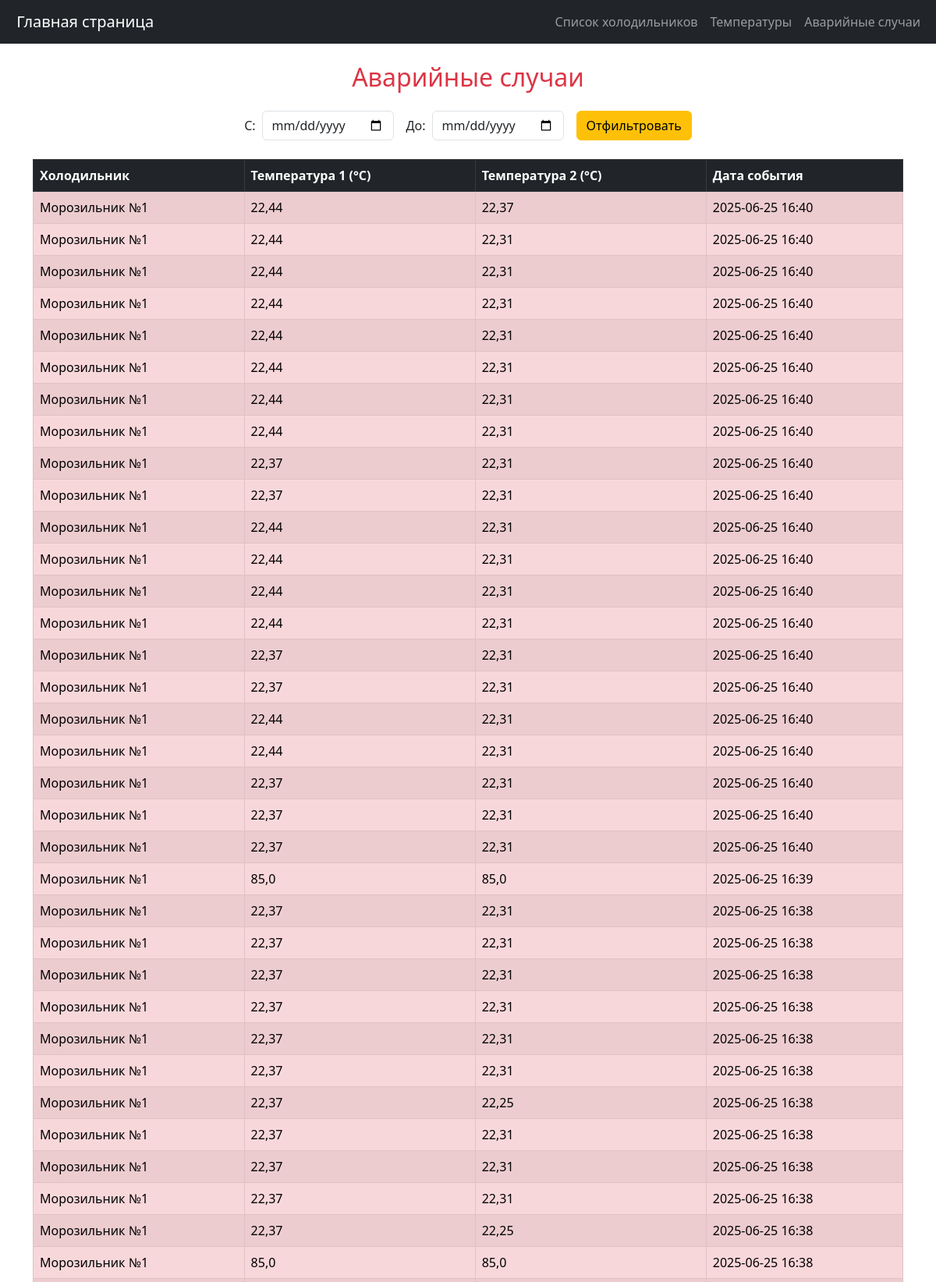
/emergencies/ (upper part), run on the app's committed database.
### fr1/models.py (models this page shows, shortened)
class RefrigeratorData(models.Model):
    fridge = models.ForeignKey(Fridge, on_delete=models.CASCADE, related_name='temperature_records')
    sensor1_temp = models.FloatField()
    sensor2_temp = models.FloatField()
    is_out_of_range = models.BooleanField()
    door_open_duration_sec = models.IntegerField(null=True, blank=True)
    power_lost = models.BooleanField(null=True, blank=True)
    humidity = models.FloatField(null=True, blank=True)
    air_temp = models.FloatField(null=True, blank=True)
    event_date = models.DateTimeField()

class Fridge(models.Model):
    name = models.CharField(max_length=100)  # Название холодильника
    location = models.CharField(max_length=255, blank=True, null=True)  # Местоположение холодильника (опционально)
    image = models.ImageField(upload_to='fridges/', null=True, blank=True)  # Поле для изображения

### fr1/views.py (the view)
# urls.py: path('emergencies/', views.emergencies, name='emergencies'),  # Аварийные ситуации
def emergencies(request):
    start_date_str = request.GET.get('start_date')
    end_date_str = request.GET.get('end_date')
    start_date = parse_date(start_date_str) if start_date_str else None
    end_date = parse_date(end_date_str) if end_date_str else None
    filters = {}
    if start_date:
        filters['event_date__gte'] = datetime.combine(start_date, datetime.min.time())
    if end_date:
        filters['event_date__lte'] = datetime.combine(end_date, datetime.max.time())
    emergency_records = RefrigeratorData.objects.filter(is_out_of_range=True, **filters)
    emergency_records = emergency_records.select_related('fridge').order_by('-event_date')[:100]
    return render(request, 'fr1/emergencies.html', {
        'emergency_records': emergency_records,
        'start_date': start_date,
        'end_date': end_date
    })

### fr1/templates/fr1/emergencies.html
{% extends 'base.html' %}
{% block content %}
<h2 class="mb-4 text-center text-danger">Аварийные случаи</h2>
<div class="mb-4 text-center">
    <form method="get" class="d-inline-flex align-items-center">
        <label for="start_date" class="me-2">С:</label>
        <input type="date" name="start_date" value="{{ start_date }}" class="form-control me-3">
        <label for="end_date" class="me-2">До:</label>
        <input type="date" name="end_date" value="{{ end_date }}" class="form-control me-3">
        <button type="submit" class="btn btn-warning">Отфильтровать</button>
    </form>
</div>
<div class="table-responsive">
    <table class="table table-bordered table-striped">
        <thead class="table-dark">
        <tr>
            <th>Холодильник</th>
            <th>Температура 1 (°C)</th>
            <th>Температура 2 (°C)</th>
            <th>Дата события</th>
        </tr>
        </thead>
        <tbody>
        {% for record in emergency_records %}
        <tr class="table-danger">
            <td>{{ record.fridge.name }}</td>
            <td>{{ record.sensor1_temp }}</td>
            <td>{{ record.sensor2_temp }}</td>
            <td>{{ record.event_date|date:"Y-m-d H:i" }}</td>
        </tr>
        {% empty %}
        <tr>
            <td colspan="4" class="text-center">Нет аварийных ситуаций на выбранную дату.</td>
        </tr>
        {% endfor %}
        </tbody>
    </table>
</div>
{% endblock %}

### data on the page
RefrigeratorData: fridge.name "Морозильник №1", sensor1_temp "22,44", sensor2_temp "22,37", event_date "2025-06-25 16:40"
RefrigeratorData: fridge.name "Морозильник №1", sensor1_temp "22,44", sensor2_temp "22,31", event_date "2025-06-25 16:40"
RefrigeratorData: fridge.name "Морозильник №1", sensor1_temp "22,44", sensor2_temp "22,31", event_date "2025-06-25 16:40"
RefrigeratorData: fridge.name "Морозильник №1", sensor1_temp "22,44", sensor2_temp "22,31", event_date "2025-06-25 16:40"
RefrigeratorData: fridge.name "Морозильник №1", sensor1_temp "22,44", sensor2_temp "22,31", event_date "2025-06-25 16:40"
RefrigeratorData: fridge.name "Морозильник №1", sensor1_temp "22,44", sensor2_temp "22,31", event_date "2025-06-25 16:40"
RefrigeratorData: fridge.name "Морозильник №1", sensor1_temp "22,44", sensor2_temp "22,31", event_date "2025-06-25 16:40"
RefrigeratorData: fridge.name "Морозильник №1", sensor1_temp "22,44", sensor2_temp "22,31", event_date "2025-06-25 16:40"
RefrigeratorData: fridge.name "Морозильник №1", sensor1_temp "22,37", sensor2_temp "22,31", event_date "2025-06-25 16:40"
RefrigeratorData: fridge.name "Морозильник №1", sensor1_temp "22,37", sensor2_temp "22,31", event_date "2025-06-25 16:40"
RefrigeratorData: fridge.name "Морозильник №1", sensor1_temp "22,44", sensor2_temp "22,31", event_date "2025-06-25 16:40"
RefrigeratorData: fridge.name "Морозильник №1", sensor1_temp "22,44", sensor2_temp "22,31", event_date "2025-06-25 16:40"
RefrigeratorData: fridge.name "Морозильник №1", sensor1_temp "22,44", sensor2_temp "22,31", event_date "2025-06-25 16:40"
RefrigeratorData: fridge.name "Морозильник №1", sensor1_temp "22,44", sensor2_temp "22,31", event_date "2025-06-25 16:40"
RefrigeratorData: fridge.name "Морозильник №1", sensor1_temp "22,37", sensor2_temp "22,31", event_date "2025-06-25 16:40"
RefrigeratorData: fridge.name "Морозильник №1", sensor1_temp "22,37", sensor2_temp "22,31", event_date "2025-06-25 16:40"
RefrigeratorData: fridge.name "Морозильник №1", sensor1_temp "22,44", sensor2_temp "22,31", event_date "2025-06-25 16:40"
RefrigeratorData: fridge.name "Морозильник №1", sensor1_temp "22,44", sensor2_temp "22,31", event_date "2025-06-25 16:40"
RefrigeratorData: fridge.name "Морозильник №1", sensor1_temp "22,37", sensor2_temp "22,31", event_date "2025-06-25 16:40"
RefrigeratorData: fridge.name "Морозильник №1", sensor1_temp "22,37", sensor2_temp "22,31", event_date "2025-06-25 16:40"
RefrigeratorData: fridge.name "Морозильник №1", sensor1_temp "22,37", sensor2_temp "22,31", event_date "2025-06-25 16:40"
RefrigeratorData: fridge.name "Морозильник №1", sensor1_temp "85,0", sensor2_temp "85,0", event_date "2025-06-25 16:39"
RefrigeratorData: fridge.name "Морозильник №1", sensor1_temp "22,37", sensor2_temp "22,31", event_date "2025-06-25 16:38"
RefrigeratorData: fridge.name "Морозильник №1", sensor1_temp "22,37", sensor2_temp "22,31", event_date "2025-06-25 16:38"
RefrigeratorData: fridge.name "Морозильник №1", sensor1_temp "22,37", sensor2_temp "22,31", event_date "2025-06-25 16:38"
RefrigeratorData: fridge.name "Морозильник №1", sensor1_temp "22,37", sensor2_temp "22,31", event_date "2025-06-25 16:38"
RefrigeratorData: fridge.name "Морозильник №1", sensor1_temp "22,37", sensor2_temp "22,31", event_date "2025-06-25 16:38"
RefrigeratorData: fridge.name "Морозильник №1", sensor1_temp "22,37", sensor2_temp "22,31", event_date "2025-06-25 16:38"
RefrigeratorData: fridge.name "Морозильник №1", sensor1_temp "22,37", sensor2_temp "22,25", event_date "2025-06-25 16:38"
RefrigeratorData: fridge.name "Морозильник №1", sensor1_temp "22,37", sensor2_temp "22,31", event_date "2025-06-25 16:38"
RefrigeratorData: fridge.name "Морозильник №1", sensor1_temp "22,37", sensor2_temp "22,31", event_date "2025-06-25 16:38"
RefrigeratorData: fridge.name "Морозильник №1", sensor1_temp "22,37", sensor2_temp "22,31", event_date "2025-06-25 16:38"
RefrigeratorData: fridge.name "Морозильник №1", sensor1_temp "22,37", sensor2_temp "22,25", event_date "2025-06-25 16:38"
RefrigeratorData: fridge.name "Морозильник №1", sensor1_temp "85,0", sensor2_temp "85,0", event_date "2025-06-25 16:38"
